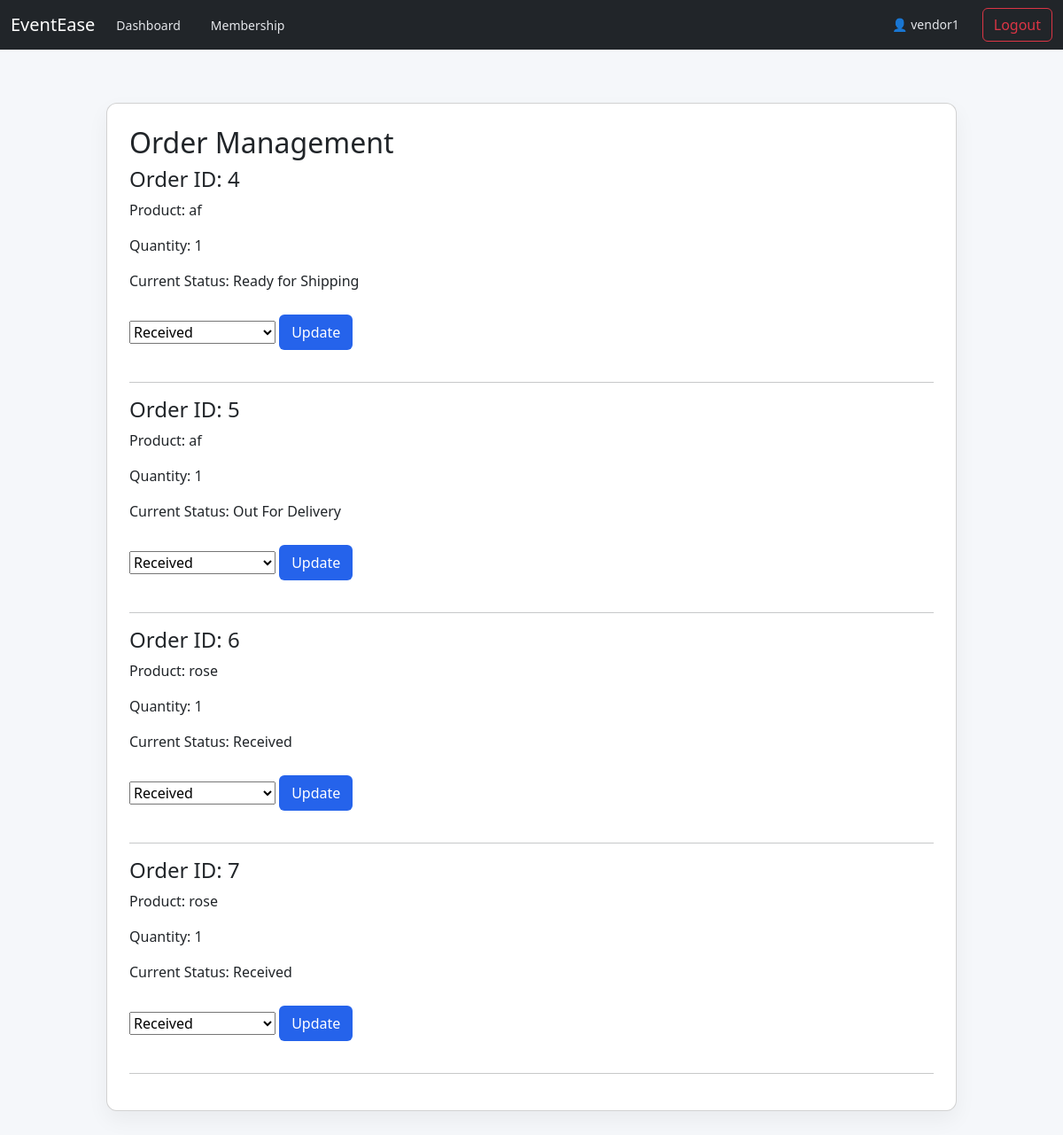
/vendor/items/status/ (signed in), run on the app's committed database.
### eventsapp/models.py (models this page shows, shortened)
class CustomUser(AbstractUser):
    ROLE_CHOICES = (
        ('USER', 'User'),
        ('VENDOR', 'Vendor'),
        ('ADMIN', 'Admin'),
    )
    MEMBERSHIP_CHOICES = (
        ('6m', '6 months'),
        ('1y', '1 year'),
        ('2y', '2 years'),
    )
    VENDOR_CATEGORY = (
        ('catering', 'Catering'),
        ('florist', 'Florist'),
        ('decoration', 'Decoration'),
        ('lighting', 'Lighting'),
    )
    role = models.CharField(max_length=10, choices=ROLE_CHOICES, default='USER')
    vendor_category = models.CharField(max_length=20, choices=VENDOR_CATEGORY, blank=True, null=True)
    membership = models.CharField(max_length=2, choices=MEMBERSHIP_CHOICES, default='6m')
    membership_expiry = models.DateTimeField(blank=True, null=True)

class OrderItem(models.Model):
    STATUS_CHOICES = (
        ('received', 'Received'),
        ('ready', 'Ready for Shipping'),
        ('out', 'Out For Delivery'),
    )
    order = models.ForeignKey(Order, on_delete=models.CASCADE, related_name='items')
    product = models.ForeignKey(VendorProduct, on_delete=models.SET_NULL, null=True)
    vendor = models.ForeignKey(CustomUser, on_delete=models.SET_NULL, null=True, related_name='vendor_orders')
    quantity = models.PositiveIntegerField()
    price = models.DecimalField(max_digits=12, decimal_places=2)
    status = models.CharField(
        max_length=20,
        choices=STATUS_CHOICES,
        default='received'
    )

class Order(models.Model):
    PAYMENT_CHOICES = (
        ('upi','UPI'),
        ('cash','Cash'),
    )
    STATUS = (
        ('placed','Placed'),
        ('processing','Processing'),
        ('shipped','Shipped'),
        ('delivered','Delivered'),
        ('cancelled','Cancelled'),
    )
    user = models.ForeignKey(CustomUser, on_delete=models.CASCADE, related_name='orders')
    total = models.DecimalField(max_digits=12, decimal_places=2)
    name = models.CharField(max_length=200)
    email = models.EmailField()
    address = models.TextField()
    city = models.CharField(max_length=100)
    state = models.CharField(max_length=100)
    pin_code = models.CharField(max_length=20)
    phone = models.CharField(max_length=20)
    payment_method = models.CharField(max_length=10, choices=PAYMENT_CHOICES)
    status = models.CharField(max_length=20, choices=STATUS, default='placed')
    created_at = models.DateTimeField(auto_now_add=True)

class VendorProduct(models.Model):
    STATUS_CHOICES = (
        ('received', 'Received'),
        ('ready', 'Ready for Shipping'),
        ('out', 'Out For Delivery'),
    )
    vendor = models.ForeignKey(CustomUser, on_delete=models.CASCADE, limit_choices_to={'role': 'VENDOR'})
    name = models.CharField(max_length=200)
    quantity = models.PositiveIntegerField(default=1)
    price = models.DecimalField(max_digits=10, decimal_places=2)
    image = models.ImageField(upload_to='products/', blank=True, null=True)
    status = models.CharField(max_length=20, choices=STATUS_CHOICES, default='received')
    created_at = models.DateTimeField(auto_now_add=True)

### eventsapp/views.py (the view, shortened to what this page needs)
# urls.py: path('vendor/items/status/', views.product_status, name='product_status'),
@role_required('VENDOR')
def product_status(request):
    order_items = OrderItem.objects.filter(vendor=request.user)
    return render(request, 'vendor/product_status.html', {
        'order_items': order_items
    })

### eventsapp/views.py (called while the page is built)
def role_required(role):
    def decorator(view_func):
        @wraps(view_func)
        def _wrapped(request, *args, **kwargs):
            if not request.user.is_authenticated:
                return redirect('login')
            if request.user.role != role:
                messages.error(request, 'Access denied.')
                return redirect('/')
            return view_func(request, *args, **kwargs)
        return _wrapped
    return decorator

### eventsapp/templates/vendor/product_status.html (shortened to what this page needs)
{% extends 'base.html' %}
{% block content %}
<div class="card">
    <h2>Order Management</h2>
    {% for item in order_items %}
        <div style="margin-bottom:20px;">
            <h4>Order ID: {{ item.order.id }}</h4>
            <p>Product: {{ item.product.name }}</p>
            <p>Quantity: {{ item.quantity }}</p>
            <p>Current Status: {{ item.get_status_display }}</p>
            <form method="POST">
                <select name="status">
                    <option value="received">Received</option>
                </select>
                <button type="submit">Update</button>
            </form>
        </div>
        <hr>
    {% empty %}
        <p>No orders yet.</p>
    {% endfor %}
</div>
{% endblock %}

### eventsapp/templates/base.html (shortened to what this page needs)
<!DOCTYPE html>
<html>
<head>
    <link rel="stylesheet" href="https://cdn.jsdelivr.net/npm/bootstrap@5.3.2/dist/css/bootstrap.min.css">
    <link rel="stylesheet" href="/static/css/style.css">
</head>
<body>
<nav class="navbar navbar-expand-lg navbar-dark bg-dark">
    <div class="container-fluid">
        <a class="navbar-brand" href="/">EventEase</a>
        <div class="collapse navbar-collapse">
            <ul class="navbar-nav me-auto mb-2 mb-lg-0">
                {% if request.user.is_authenticated %}
                    {% if request.user.role == "USER" %}
                        <li class="nav-item"><a href="/user/" class="nav-link">Dashboard</a></li>
                        <li class="nav-item"><a href="/user/membership/" class="nav-link">Membership</a></li>
                    {% elif request.user.role == "VENDOR" %}
                        <li class="nav-item"><a href="/vendor/" class="nav-link">Dashboard</a></li>
                        <li class="nav-item"><a href="/vendor/membership/" class="nav-link">Membership</a></li>
                    {% elif request.user.role == "ADMIN" %}
                        <li class="nav-item"><a href="/admin-dashboard/" class="nav-link">Dashboard</a></li>
                    {% endif %}
                {% endif %}
            </ul>
            <ul class="navbar-nav">
                {% if request.user.is_authenticated %}
                    <li class="nav-item"><span class="nav-link">👤 {{ request.user.username }}</span></li>
                    <li class="nav-item"><a href="/logout/" class="btn btn-outline-danger">Logout</a></li>
                {% else %}
                    <li class="nav-item"><a href="/login/" class="nav-link">Login</a></li>
                    <li class="nav-item"><a href="/register/" class="nav-link">Register</a></li>
                {% endif %}
            </ul>
        </div>
    </div>
</nav>
<div class="container">
    {% block content %}
    {% endblock %}
</div>
</body>
</html>

### eventsapp/static/css/style.css (style rules this page uses)
body { margin: 0; font-family: 'Segoe UI', sans-serif; background: #f5f7fa; }
.container { max-width: 1000px; margin: 40px auto; padding: 20px; }
.card { background: white; padding: 25px; border-radius: 12px; box-shadow: 0 10px 25px rgba(0, 0, 0, 0.05); }
button { background: #2563eb; border: none; padding: 8px 14px; color: white; border-radius: 6px; cursor: pointer; margin-top: 10px; }
.nav-link { margin-right: 18px; color: #e5e7eb; text-decoration: none; font-size: 14px; }

### data on the page
CustomUser: user.username "vendor1"
OrderItem: order.id "4", product.name "af", quantity "1", status "Ready for Shipping"
OrderItem: order.id "5", product.name "af", quantity "1", status "Out For Delivery"
OrderItem: order.id "6", product.name "rose", quantity "1", status "Received"
OrderItem: order.id "7", product.name "rose", quantity "1", status "Received"
